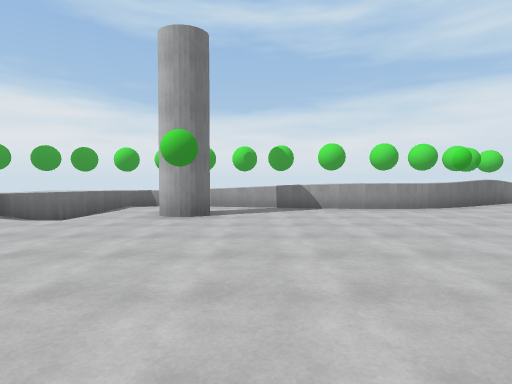
[1] (above)

16 first-person views from a walk through a scene from a Unity 3-D project. The camera is 1.4 m above the floor, tilts 2° down and sees 80° across. The floor is counted in squares, 2 m on a side. Each view is taken from the middle of a square. On the plan, view 1 faces up. The plan holds only what a view shows up to about 10 squares ahead; the rest is blank. The place goes on beyond the plan. The player character is not drawn.

[2]
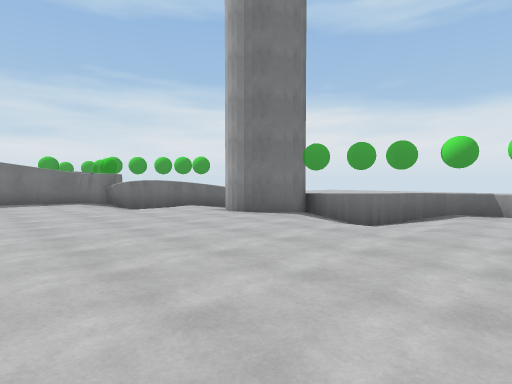

[3]
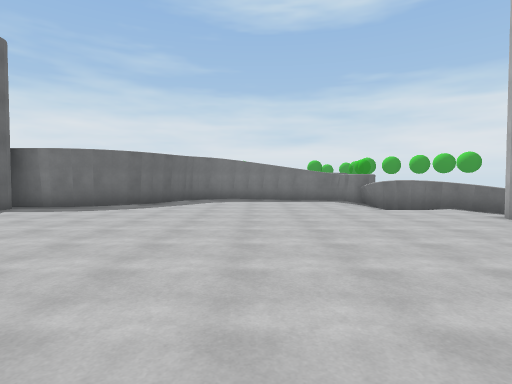

[4]
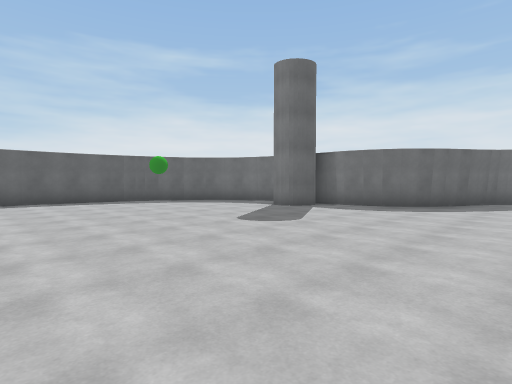

[5]
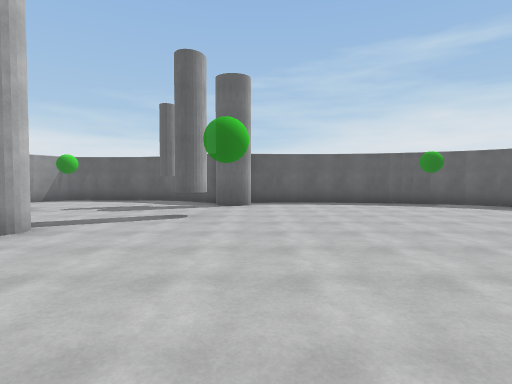

[6]
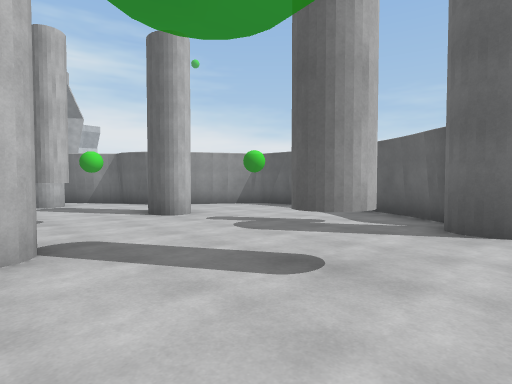

[7]
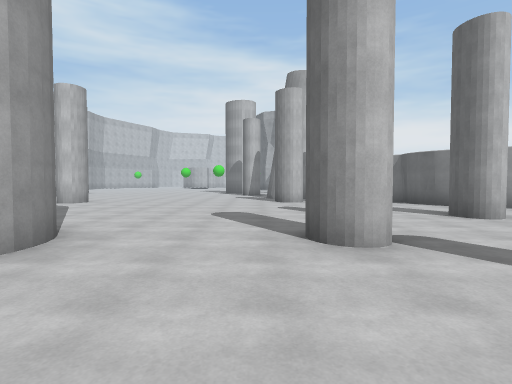

[8]
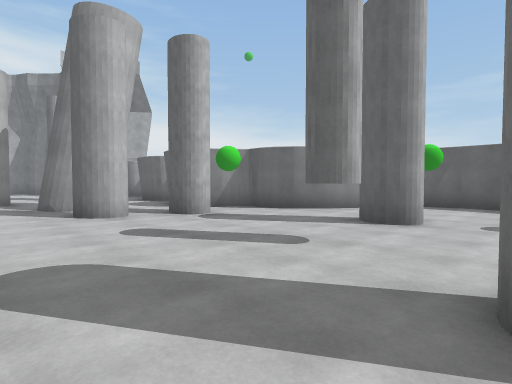

[9]
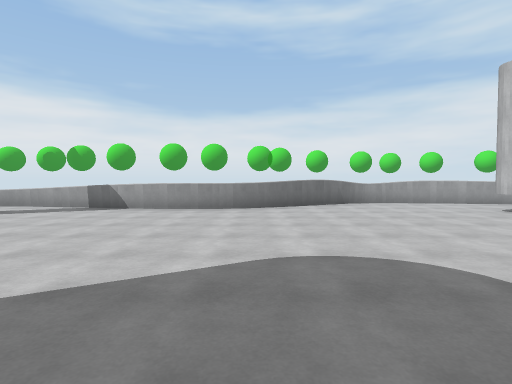

[10]
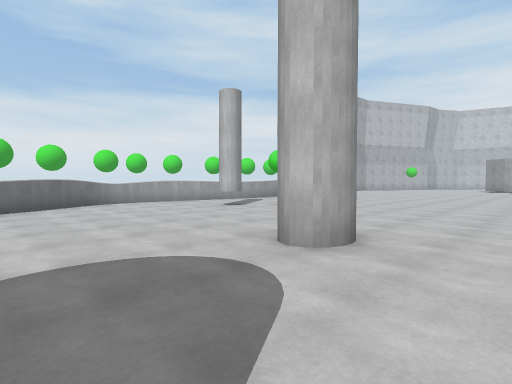

[11]
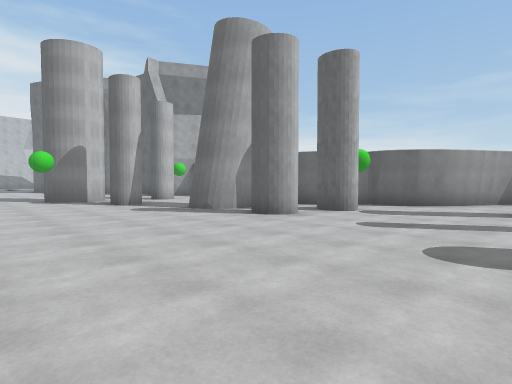

[12]
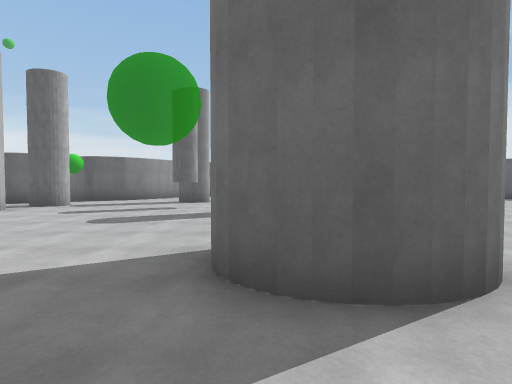

[13]
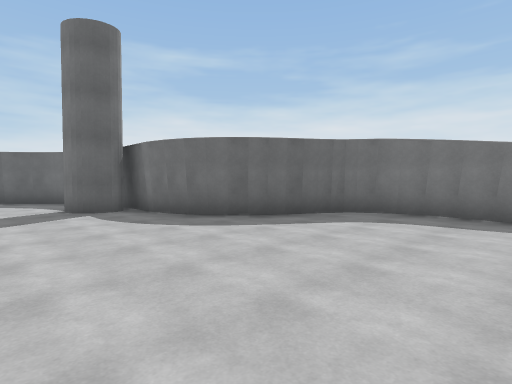

[14]
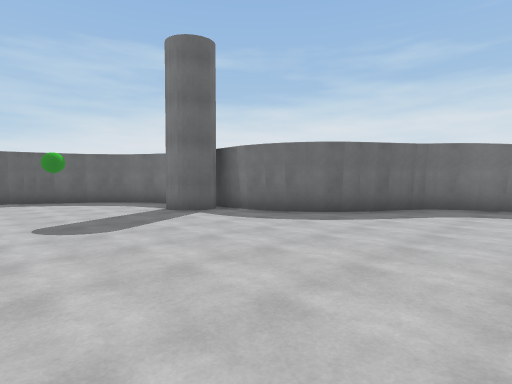

[15]
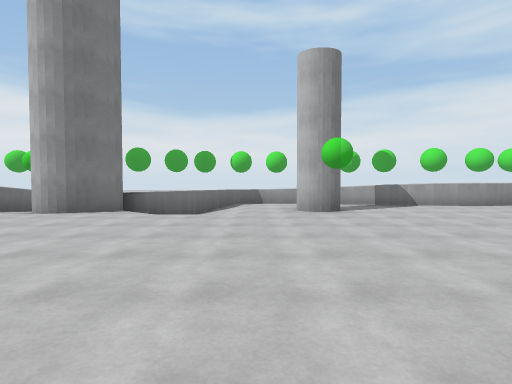

[16]
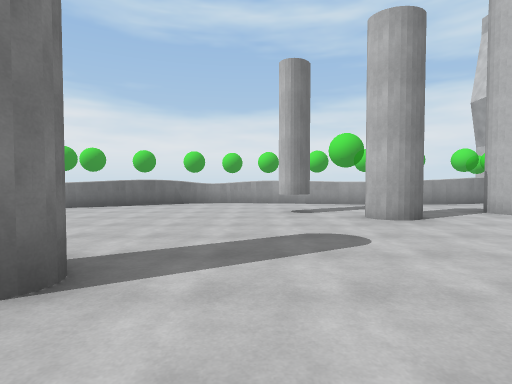

### Floor plan
Key: @ floor where view 1 was taken; # wall or solid block; . main floor; - floor 0.25 m lower than the main floor; / step, stairs or slope; = window, fence, low wall or low ledge.
Columns run from 14 left of view 1 to 17 right of it. Each row starts with its distance up from view 1.
 10                       #=###=  ##
  9            ==#      ##...... #..
  8      =##==/...==== =...........
  7     #- #///..............#....#
  6    #..##.//.##.............#..#
  5   #-.........................
  4  #//..........................
  3 ##.............................
  2 #.....................#.........
  1 #...............................
  0 #.............@##........
 -1 ##.............##..............
 -2  ##............................
 -3   ##..........................#
 -4    #.......................#.
 -5    ##...........#......###...
 -6     ##............#.....#
 -7     #........#........#...
 -8     #.............#....##.
 -9     ##...............###
-10      ##.....##......##
-11       ########......#
-12              ### .###
-13                  ##

Where each view was taken, in squares from view 1:
view 1: 0 up, 0 right, facing up
view 2: 1 up, 2 left, facing up-left
view 3: 1 up, 2 left, facing left
view 4: 0 up, 2 left, facing down-left
view 5: 1 down, 2 left, facing down
view 6: 5 down, 2 left, facing down-right
view 7: 4 down, 2 left, facing right
view 8: 3 down, 2 right, facing down-right
view 9: 0 up, 5 right, facing up
view 10: 0 up, 5 right, facing up-right
view 11: 0 up, 4 right, facing down-right
view 12: 2 up, 2 right, facing down
view 13: 2 up, 7 left, facing down-left
view 14: 1 up, 5 left, facing down-left
view 15: 1 down, 3 left, facing up
view 16: 0 up, 10 right, facing up
